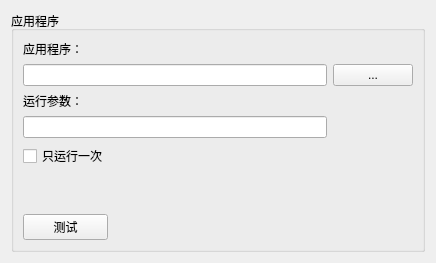
        <widget class="QWidget" name="page_11">
         <layout class="QHBoxLayout" name="horizontalLayout_12">
          <item>
           <widget class="QGroupBox" name="groupBox_16">
            <property name="title">
             <string>应用程序</string>
            </property>
            <layout class="QGridLayout" name="gridLayout_12">
             <item row="5" column="0">
              <spacer name="verticalSpacer_7">
               <property name="orientation">
                <enum>Qt::Vertical</enum>
               </property>
               <property name="sizeHint" stdset="0">
                <size>
                 <width>20</width>
                 <height>40</height>
                </size>
               </property>
              </spacer>
             </item>
             <item row="0" column="0">
              <widget class="QLabel" name="label_43">
               <property name="text">
                <string>应用程序：</string>
               </property>
              </widget>
             </item>
             <item row="1" column="0" colspan="4">
              <widget class="QLineEdit" name="ledt_program"/>
             </item>
             <item row="6" column="0">
              <widget class="QPushButton" name="btn_programtest">
               <property name="text">
                <string>测试</string>
               </property>
              </widget>
             </item>
             <item row="6" column="3" colspan="2">
              <spacer name="horizontalSpacer_10">
               <property name="orientation">
                <enum>Qt::Horizontal</enum>
               </property>
               <property name="sizeHint" stdset="0">
                <size>
                 <width>207</width>
                 <height>17</height>
                </size>
               </property>
              </spacer>
             </item>
             <item row="4" column="0">
              <widget class="QCheckBox" name="chbox_programonce">
               <property name="text">
                <string>只运行一次</string>
               </property>
              </widget>
             </item>
             <item row="1" column="4">
              <widget class="QPushButton" name="btn_programopen">
               <property name="sizePolicy">
                <sizepolicy hsizetype="Fixed" vsizetype="Fixed">
                 <horstretch>0</horstretch>
                 <verstretch>0</verstretch>
                </sizepolicy>
               </property>
               <property name="text">
                <string>...</string>
               </property>
              </widget>
             </item>
             <item row="3" column="0" colspan="4">
              <widget class="QLineEdit" name="ledt_programarg"/>
             </item>
             <item row="4" column="1">
              <spacer name="horizontalSpacer_11">
               <property name="orientation">
                <enum>Qt::Horizontal</enum>
               </property>
               <property name="sizeHint" stdset="0">
                <size>
                 <width>40</width>
                 <height>20</height>
                </size>
               </property>
              </spacer>
             </item>
             <item row="2" column="0">
              <widget class="QLabel" name="label_44">
               <property name="text">
                <string>运行参数：</string>
               </property>
              </widget>
             </item>
             <item row="4" column="2">
              <spacer name="horizontalSpacer_12">
               <property name="orientation">
                <enum>Qt::Horizontal</enum>
               </property>
               <property name="sizeHint" stdset="0">
                <size>
                 <width>40</width>
                 <height>20</height>
                </size>
               </property>
              </spacer>
             </item>
            </layout>
           </widget>
          </item>
         </layout>
        </widget>
